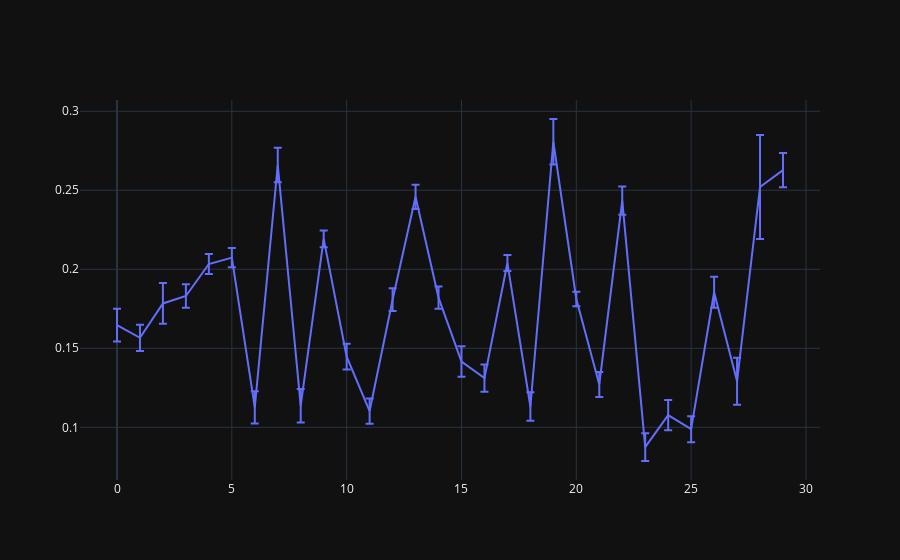

Notebook code cell kept with this figure:
### Code cell
import plotly.graph_objects as go

mean_sigs, std_sigs, mat_sigs = norm_roi(tumor_mask, quant_data_fn, glu_mouse_mrf_files_fn)  # real, matched, expected

x_axis = np.arange(0, len(mean_sigs[0]))
fig = go.Figure(data=go.Scatter(
        x=x_axis,
        y=mean_sigs[0],
        error_y=dict(
            type='data', # value of error bar given in data coordinates
            array=std_sigs[0],
            visible=True)
    ))
fig.show()

### Figure 1 — Plotly figure (JSON) as saved in the notebook; plotly's stock layout.template omitted (floating-point values rounded to 4 significant figures)
{"data": [{"error_y": {"array": [0.01035, 0.008295, 0.01292, 0.007396, 0.006275, 0.006133, 0.01021, 0.01098, 0.01056, 0.005294, 0.008177, 0.008013, 0.007196, 0.007663, 0.007048, 0.009709, 0.008583, 0.005059, 0.009048, 0.01439, 0.004612, 0.007873, 0.00895, 0.008782, 0.009537, 0.00818, 0.009816, 0.01485, 0.03285, 0.01088], "type": "data", "visible": true}, "type": "scatter", "x": [0, 1, 2, 3, 4, 5, 6, 7, 8, 9, 10, 11, 12, 13, 14, 15, 16, 17, 18, 19, 20, 21, 22, 23, 24, 25, 26, 27, 28, 29], "y": [0.1647, 0.1566, 0.1784, 0.1831, 0.2033, 0.2074, 0.1126, 0.266, 0.1137, 0.2192, 0.1447, 0.1103, 0.1807, 0.2458, 0.1821, 0.1416, 0.1311, 0.2039, 0.1132, 0.2807, 0.1812, 0.1271, 0.2434, 0.08746, 0.1077, 0.09879, 0.1854, 0.1292, 0.2521, 0.2628]}], "layout": {}}
